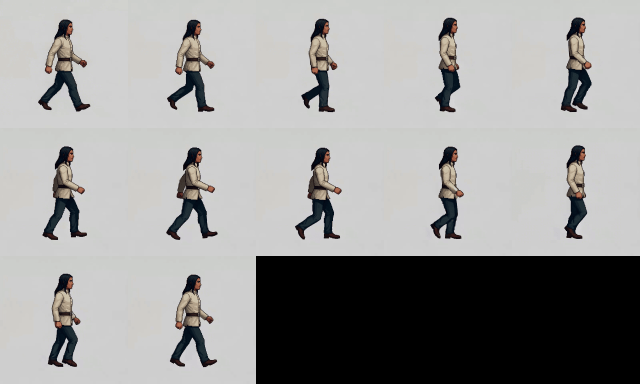
#> input picture _dev/fixtures/test-outfit-walk.png, 1280 x 768 px (shown at 1/2 size)
$ python -i draw-nanay-walk.py   (imports and definitions only)
#> lines starting #> are read from the running program, lines starting #| are printed output that depends on the picture
"""
MACARIO - _dev/tools/draw-nanay-walk.py

Block 54. Nanay walking in profile, drawn from nothing with Pillow:
her head, long hair, cream blouse, blue tapis, dark skirt and sandals,
in the colours of her commissioned sheet, eight frames of a walk to the
right. The engine mirrors it for a walk to the left (faceMovement).

It replaces Block 53's walk, which moved her front-facing pixels and so
walked toward the camera while travelling sideways. A true side view
cannot be made from front-facing art, so this one is drawn: flat pixel
shading and a dark outline, the way the rest of the cast is outlined,
at a lower level of detail than the artist's painting. It is a
stand-in until the artist draws her walk.

Usage, from the repository root (needs Pillow, dev-time only):

    python3 _dev/tools/draw-nanay-walk.py

Writes assets/sprites/characters/nanay-walk.png: 8 frames of 160px on a
4 by 2 grid, measured with measure-sprite.js like any sheet.
"""
import math
from PIL import Image, ImageDraw

OUT = "assets/sprites/characters/nanay-walk.png"
CELL = 160
FRAMES = 8
COLUMNS = 4

# Sampled from nanay.png.
SKIN = (178, 108, 66)
SKIN_DARK = (140, 80, 48)
HAIR = (30, 24, 24)
HAIR_LIGHT = (58, 46, 44)
BLOUSE = (226, 214, 190)
BLOUSE_DARK = (186, 170, 146)
TAPIS = (44, 62, 110)
TAPIS_DARK = (30, 42, 78)
SKIRT = (54, 42, 36)
SKIRT_DARK = (38, 30, 26)
SANDAL = (96, 58, 34)
OUTLINE = (33, 22, 17)

FEET_Y = 150  # the soles, in the cell


def poly(d, pts, fill):
    d.polygon([(round(x), round(y)) for x, y in pts], fill=fill)


def arm(d, shoulder, angle, length, color, hand):
    """A sleeve-less forearm from the elbow down, swung by angle (radians,
    0 straight down, positive forward)."""
    sx, sy = shoulder
    ex = sx + math.sin(angle) * length * 0.5
    ey = sy + math.cos(angle) * length * 0.5
    hx = sx + math.sin(angle * 1.3) * length
    hy = sy + math.cos(angle * 1.3) * length
    d.line([(sx, sy), (ex, ey)], fill=color, width=5)
    d.line([(ex, ey), (hx, hy)], fill=color, width=4)
    d.ellipse([hx - 3, hy - 3, hx + 3, hy + 3], fill=hand)


def frame(i):
    t = 2 * math.pi * i / FRAMES
    im = Image.new("RGBA", (CELL, CELL), (0, 0, 0, 0))
    d = ImageDraw.Draw(im)
    bob = round(abs(math.sin(t)) * -1.5)  # up a little between steps
    cx = 78  # the body's middle

    # Far arm, behind everything, swinging opposite the near one.
    arm(d, (cx - 1, 64 + bob), -0.45 * math.sin(t), 30, SKIN_DARK, SKIN_DARK)

    # Hair falling down her back, behind the body.
    poly(d, [(cx - 6, 34 + bob), (cx - 14, 50 + bob), (cx - 15, 80 + bob),
             (cx - 9, 92 + bob), (cx - 3, 80 + bob), (cx, 50 + bob)], HAIR)

    # Feet: each steps forward and back under the hem. Walking right, the
    # one in front is the far foot on the first half of the cycle.
    for phase, col in ((t, SANDAL), (t + math.pi, SANDAL)):
        fx = cx + 9 * math.cos(phase)
        lift = max(0.0, math.sin(phase)) * 3
        fy = FEET_Y - lift
        poly(d, [(fx - 5, fy - 5), (fx + 7, fy - 4), (fx + 9, fy), (fx - 5, fy)], SKIN)
        d.line([(fx - 5, fy), (fx + 9, fy)], fill=col, width=2)
        d.line([(fx - 1, fy - 5), (fx + 3, fy - 2)], fill=col, width=1)

    # Skirt: narrow at the waist, full at the hem, the hem swinging with
    # the stride so it reads as legs moving under it.
    sway = 5 * math.cos(t)
    kick = 3 * abs(math.sin(t))
    top = 98 + bob
    hem = 146
    poly(d, [(cx - 12, top), (cx + 12, top), (cx + 17 + kick + sway * 0.4, hem),
             (cx + 4, hem + 1), (cx - 17 + sway * 0.4, hem)], SKIRT)
    # Folds.
    for k, off in enumerate((-8, -1, 6)):
        x0 = cx + off
        d.line([(x0, top + 8), (x0 + sway * 0.3 + off * 0.35, hem - 2)], fill=SKIRT_DARK, width=1)

    # Blouse: shoulders to waist, loose.
    poly(d, [(cx - 11, 60 + bob), (cx + 9, 58 + bob), (cx + 13, 72 + bob),
             (cx + 12, 98 + bob), (cx - 12, 98 + bob), (cx - 13, 72 + bob)], BLOUSE)
    d.line([(cx - 11, 70 + bob), (cx - 11, 96 + bob)], fill=BLOUSE_DARK, width=2)
    # Short puffed sleeve over the near shoulder.
    d.ellipse([cx - 4, 58 + bob, cx + 10, 74 + bob], fill=BLOUSE)
    d.arc([cx - 4, 58 + bob, cx + 10, 74 + bob], 90, 200, fill=BLOUSE_DARK, width=1)

    # Tapis: the blue wrap over the hips, tied at the front with a tail.
    poly(d, [(cx - 13, 92 + bob), (cx + 13, 90 + bob), (cx + 15, 110 + bob),
             (cx + 2, 116 + bob), (cx - 14, 108 + bob)], TAPIS)
    d.line([(cx - 13, 106 + bob), (cx + 14, 104 + bob)], fill=TAPIS_DARK, width=1)
    poly(d, [(cx + 11, 96 + bob), (cx + 16, 98 + bob), (cx + 16 + sway * 0.3, 118 + bob),
             (cx + 12, 118 + bob)], TAPIS_DARK)

    # Neck and head, facing right.
    d.rectangle([cx - 2, 50 + bob, cx + 4, 60 + bob], fill=SKIN)
    d.ellipse([cx - 10, 29 + bob, cx + 10, 53 + bob], fill=SKIN)
    # Nose and chin in profile.
    poly(d, [(cx + 8, 39 + bob), (cx + 11, 43 + bob), (cx + 8, 45 + bob)], SKIN)
    poly(d, [(cx + 6, 48 + bob), (cx + 7, 51 + bob), (cx + 2, 53 + bob)], SKIN)
    # Hair over the crown and the back of the head, parted to show the
    # face, with a lighter streak.
    poly(d, [(cx - 10, 42 + bob), (cx - 9, 32 + bob), (cx - 2, 28 + bob), (cx + 6, 29 + bob),
             (cx + 10, 35 + bob), (cx + 4, 35 + bob), (cx - 1, 38 + bob), (cx - 3, 50 + bob),
             (cx - 9, 52 + bob)], HAIR)
    d.line([(cx - 5, 31 + bob), (cx + 4, 31 + bob)], fill=HAIR_LIGHT, width=1)
    # Eye, brow and mouth.
    d.point((cx + 5, 40 + bob), fill=HAIR)
    d.line([(cx + 3, 38 + bob), (cx + 7, 38 + bob)], fill=HAIR, width=1)
    d.point((cx + 6, 48 + bob), fill=SKIN_DARK)
    # Ear.
    d.point((cx - 1, 42 + bob), fill=SKIN_DARK)

    # Near arm, in front of the body.
    arm(d, (cx + 3, 68 + bob), 0.45 * math.sin(t), 28, SKIN, SKIN)
    # The sleeve over the top of the near arm.
    d.ellipse([cx - 3, 59 + bob, cx + 9, 73 + bob], fill=BLOUSE)
    d.arc([cx - 3, 59 + bob, cx + 9, 73 + bob], 60, 200, fill=BLOUSE_DARK, width=1)

    return outline(im)


def outline(im):
    """A one-pixel dark outline around everything drawn, like the
    commissioned sheets'."""
    a = im.getchannel("A")
    px = a.load()
    w, h = im.size
    out = Image.new("RGBA", im.size, (0, 0, 0, 0))
    op = out.load()
    for y in range(h):
        for x in range(w):
            if px[x, y]:
                continue
            for dx, dy in ((1, 0), (-1, 0), (0, 1), (0, -1)):
                nx, ny = x + dx, y + dy
                if 0 <= nx < w and 0 <= ny < h and px[nx, ny]:
                    op[x, y] = OUTLINE + (255,)
                    break
    out.alpha_composite(im)
    return out


# [7 lines not run here, left out]

>>> import cv2
>>> picture = cv2.imread('../fixtures/test-outfit-walk.png', cv2.IMREAD_GRAYSCALE)
#> picture: shape (768, 1280); min 0, max 214, mean 153.6
>>> result = frame(picture)
#> in frame, `t = 2 * math.pi * i / FRAMES`:
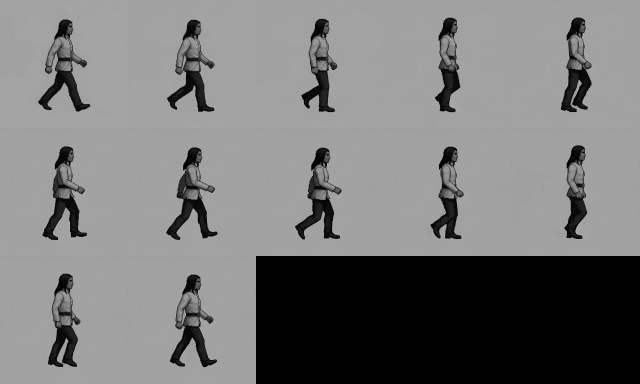
#> t: shape (768, 1280) float64 (shown at 1/2 size); min 0, max 168.1, mean 120.6
#> in frame, `im = Image.new("RGBA", (CELL, CELL), (0, 0, 0, 0))`: im: PIL image 160x160 RGBA; every value is 0
#> (the run stopped early here; a loop or call above may not have finished)
